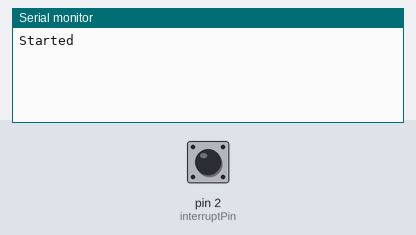
The sketch below on a simulated Arduino Uno, built with avr-gcc and run on an emulated ATmega328P. On the bench: the last lines printed to the serial monitor. The test bench sets the inputs (shaded band); at power-on: pin 2 (interruptPin) HIGH.

Above: at 1.2 s.
1.3 s: pin 2 (interruptPin) pulled LOW for 0.15 s
At 2.5 s:
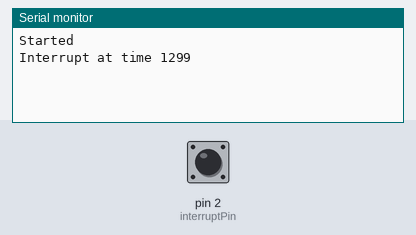
2.9 s: pin 2 (interruptPin) pulled LOW for 1 s
At 3.9 s:
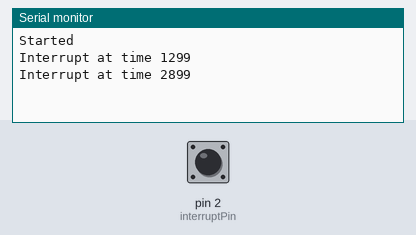
5.4 s: pin 2 (interruptPin) pulled LOW for 0.15 s
At 5.8 s:
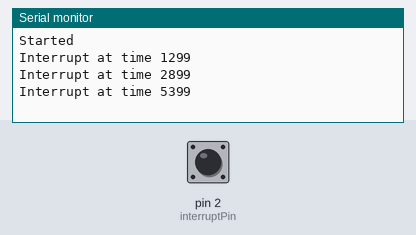

The sketch:

button_int.ino
```cpp
//testing interrupt on pin2, Arduino UNO Rev 3
const byte interruptPin = 2;
volatile bool state = LOW;

void setup()
{
    pinMode( interruptPin, INPUT_PULLUP );
    Serial.begin(115200);
    Serial.flush();
    Serial.println("Started");
    pinMode( interruptPin, INPUT_PULLUP );
    attachInterrupt(digitalPinToInterrupt(interruptPin), ISR_button_pressed, FALLING);
}

void loop()
{
    if (state)//if an interrup has occured
    {
        Serial.print("Interrupt at time "); Serial.println(millis());
        delay(1000);//simulate task executing
        if (digitalRead(interruptPin))//if button is released let ISR set flag.
        {
            attachInterrupt(digitalPinToInterrupt(interruptPin), ISR_button_pressed, FALLING );
            state = false;//reset interrupt flag
        }

    }
}


void ISR_button_pressed(void)
{
    if (!state)//set flag to low if flag is true
    {
        state = true;//set flag
        detachInterrupt( digitalPinToInterrupt(interruptPin) );

    }//if
}
```

Measured:
- after the input at 1.3 s, the serial monitor: prints a new line at once (image 1)
- after the input at 2.9 s, the serial monitor: prints a new line at once (image 2)
- after the input at 5.4 s, the serial monitor: prints a new line at once (image 3)
